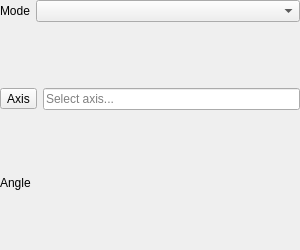
<?xml version="1.0" encoding="UTF-8"?>
<ui version="4.0">
 <class>PartDesignGui::TaskRotateBodyParameters</class>
 <widget class="QWidget" name="PartDesignGui__TaskRotateBodyParameters">
  <property name="geometry">
   <rect>
    <x>0</x>
    <y>0</y>
    <width>300</width>
    <height>250</height>
   </rect>
  </property>
  <layout class="QVBoxLayout" name="verticalLayout">
   <property name="margin">
    <number>0</number>
   </property>
   <item>
    <layout class="QHBoxLayout">
     <item>
      <widget class="QLabel" name="labelMode">
       <property name="text">
        <string>Mode</string>
       </property>
      </widget>
     </item>
     <item>
      <widget class="QComboBox" name="comboMode">
       <property name="sizePolicy">
        <sizepolicy hsizetype="Expanding" vsizetype="Fixed">
         <horstretch>0</horstretch>
         <verstretch>0</verstretch>
        </sizepolicy>
       </property>
      </widget>
     </item>
    </layout>
   </item>
   <item>
    <widget class="QStackedWidget" name="stackedWidget">
     <!-- Page 0: Axis and Angle -->
     <widget class="QWidget" name="pageAxisAngle">
      <layout class="QVBoxLayout" name="vboxAxisAngle">
       <property name="margin">
        <number>0</number>
       </property>
       <item>
        <layout class="QHBoxLayout">
         <item>
          <widget class="QToolButton" name="buttonAxis">
           <property name="text">
            <string>Axis</string>
           </property>
           <property name="checkable">
            <bool>true</bool>
           </property>
          </widget>
         </item>
         <item>
          <widget class="QLineEdit" name="lineAxis">
           <property name="readOnly">
            <bool>true</bool>
           </property>
           <property name="placeholderText">
            <string>Select axis...</string>
           </property>
          </widget>
         </item>
        </layout>
       </item>
       <item>
        <layout class="QHBoxLayout">
         <item>
          <widget class="QLabel" name="labelAngle">
           <property name="text">
            <string>Angle</string>
           </property>
          </widget>
         </item>
         <item>
          <widget class="Gui::QuantitySpinBox" name="spinAngle">
           <property name="sizePolicy">
            <sizepolicy hsizetype="Expanding" vsizetype="Fixed">
             <horstretch>0</horstretch>
             <verstretch>0</verstretch>
            </sizepolicy>
           </property>
          </widget>
         </item>
        </layout>
       </item>
      </layout>
     </widget>
     <!-- Page 1: Axis and Two Elements -->
     <widget class="QWidget" name="pageAxisTwoElements">
      <layout class="QVBoxLayout" name="vboxAxisTwo">
       <property name="margin">
        <number>0</number>
       </property>
       <item>
        <layout class="QHBoxLayout">
         <item>
          <widget class="QToolButton" name="buttonAxis2">
           <property name="text">
            <string>Axis</string>
           </property>
           <property name="checkable">
            <bool>true</bool>
           </property>
          </widget>
         </item>
         <item>
          <widget class="QLineEdit" name="lineAxis2">
           <property name="readOnly">
            <bool>true</bool>
           </property>
           <property name="placeholderText">
            <string>Select axis...</string>
           </property>
          </widget>
         </item>
        </layout>
       </item>
       <item>
        <layout class="QHBoxLayout">
         <item>
          <widget class="QToolButton" name="buttonRef1">
           <property name="text">
            <string>Reference 1</string>
           </property>
           <property name="checkable">
            <bool>true</bool>
           </property>
          </widget>
         </item>
         <item>
          <widget class="QLineEdit" name="lineRef1">
           <property name="readOnly">
            <bool>true</bool>
           </property>
           <property name="placeholderText">
            <string>Select reference...</string>
           </property>
          </widget>
         </item>
        </layout>
       </item>
       <item>
        <layout class="QHBoxLayout">
         <item>
          <widget class="QToolButton" name="buttonRef2">
           <property name="text">
            <string>Reference 2</string>
           </property>
           <property name="checkable">
            <bool>true</bool>
           </property>
          </widget>
         </item>
         <item>
          <widget class="QLineEdit" name="lineRef2">
           <property name="readOnly">
            <bool>true</bool>
           </property>
           <property name="placeholderText">
            <string>Select reference...</string>
           </property>
          </widget>
         </item>
        </layout>
       </item>
      </layout>
     </widget>
     <!-- Page 2: Three Points -->
     <widget class="QWidget" name="pageThreePoints">
      <layout class="QVBoxLayout" name="vboxThree">
       <property name="margin">
        <number>0</number>
       </property>
       <item>
        <layout class="QHBoxLayout">
         <item>
          <widget class="QToolButton" name="buttonPoint1">
           <property name="text">
            <string>Point 1</string>
           </property>
           <property name="checkable">
            <bool>true</bool>
           </property>
          </widget>
         </item>
         <item>
          <widget class="QLineEdit" name="linePoint1">
           <property name="readOnly">
            <bool>true</bool>
           </property>
           <property name="placeholderText">
            <string>Select point...</string>
           </property>
          </widget>
         </item>
        </layout>
       </item>
       <item>
        <layout class="QHBoxLayout">
         <item>
          <widget class="QToolButton" name="buttonPoint2">
           <property name="text">
            <string>Pivot (Point 2)</string>
           </property>
           <property name="checkable">
            <bool>true</bool>
           </property>
          </widget>
         </item>
         <item>
          <widget class="QLineEdit" name="linePoint2">
           <property name="readOnly">
            <bool>true</bool>
           </property>
           <property name="placeholderText">
            <string>Select pivot...</string>
           </property>
          </widget>
         </item>
        </layout>
       </item>
       <item>
        <layout class="QHBoxLayout">
         <item>
          <widget class="QToolButton" name="buttonPoint3">
           <property name="text">
            <string>Point 3</string>
           </property>
           <property name="checkable">
            <bool>true</bool>
           </property>
          </widget>
         </item>
         <item>
          <widget class="QLineEdit" name="linePoint3">
           <property name="readOnly">
            <bool>true</bool>
           </property>
           <property name="placeholderText">
            <string>Select point...</string>
           </property>
          </widget>
         </item>
        </layout>
       </item>
      </layout>
     </widget>
    </widget>
   </item>
  </layout>
 </widget>
 <customwidgets>
  <customwidget>
   <class>Gui::QuantitySpinBox</class>
   <extends>QWidget</extends>
   <header>Gui/QuantitySpinBox.h</header>
  </customwidget>
 </customwidgets>
 <resources/>
 <connections/>
</ui>
